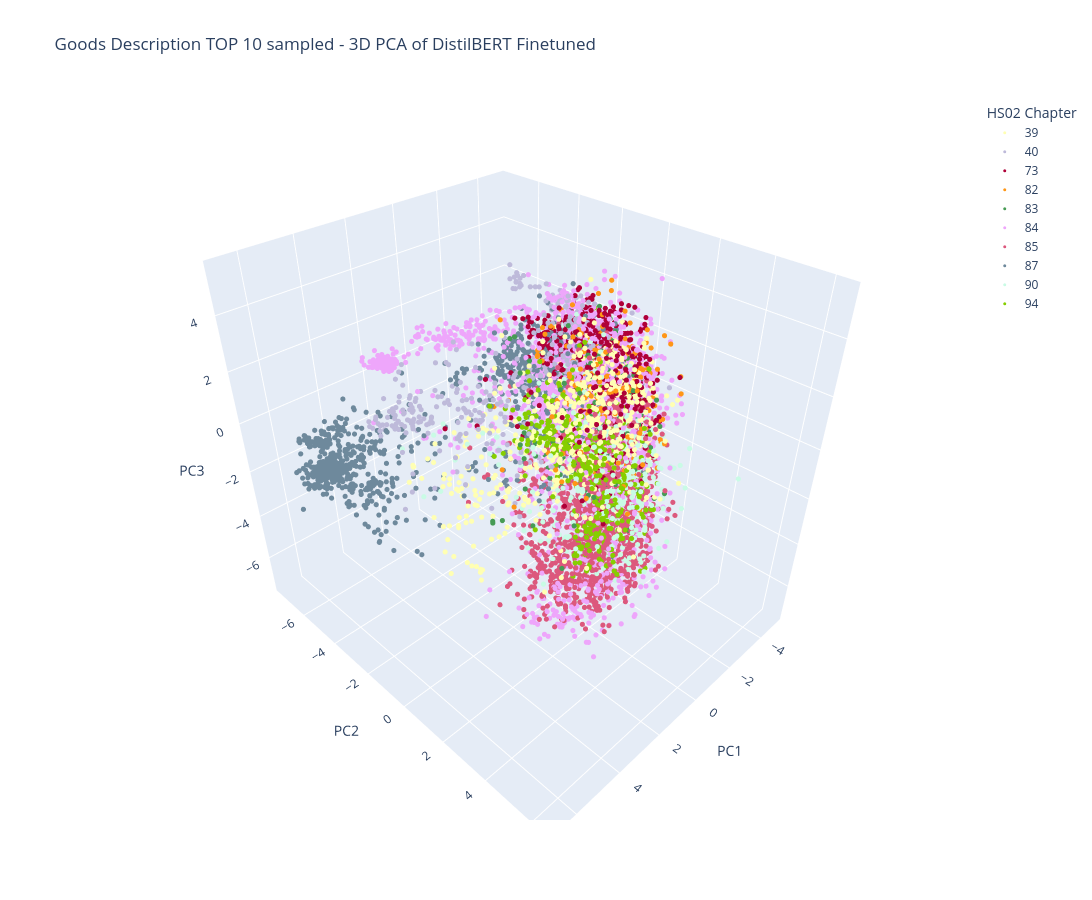

Source (notebook cell):
### Code cell
title = "Goods Description TOP 10 sampled - 3D PCA of DistilBERT Finetuned"
legend_title="HS02 Chapter"
html_output_file="emb_goods_desc_finetuned_pca_top10_3d.html"

topN_labels = hs02_freq.head(10).index.to_list()

fig_pca_3d, _, pca_desc_3d = pca_viz_embs(
    embeds_finetuned, labels_finetuned,
    n_componets=3,
    title=title,
    legend_title=legend_title,
    html_output_file=html_output_file,
    filter_labels=topN_labels,
    label2color=colors_all
)

fig_pca_3d.show()

### Figure 1 — Plotly figure (JSON) as saved in the notebook; plotly's stock layout.template omitted (floating-point values rounded to 4 significant figures; data arrays with more than 128 entries replaced by an {"elided": "..."} marker saying what was removed)
{"data": [{"hoverinfo": "text", "hovertext": {"elided": "622 str values"}, "marker": {"color": "rgb(255,255,179)", "size": 3}, "mode": "markers", "name": "39", "type": "scatter3d", "x": {"elided": "622 float values"}, "y": {"elided": "622 float values"}, "z": {"elided": "622 float values"}}, {"hoverinfo": "text", "hovertext": {"elided": "415 str values"}, "marker": {"color": "rgb(190,186,218)", "size": 3}, "mode": "markers", "name": "40", "type": "scatter3d", "x": {"elided": "415 float values"}, "y": {"elided": "415 float values"}, "z": {"elided": "415 float values"}}, {"hoverinfo": "text", "hovertext": {"elided": "808 str values"}, "marker": {"color": "#AF0038", "size": 3}, "mode": "markers", "name": "73", "type": "scatter3d", "x": {"elided": "808 float values"}, "y": {"elided": "808 float values"}, "z": {"elided": "808 float values"}}, {"hoverinfo": "text", "hovertext": {"elided": "430 str values"}, "marker": {"color": "#FF9616", "size": 3}, "mode": "markers", "name": "82", "type": "scatter3d", "x": {"elided": "430 float values"}, "y": {"elided": "430 float values"}, "z": {"elided": "430 float values"}}, {"hoverinfo": "text", "hovertext": {"elided": "226 str values"}, "marker": {"color": "#479B55", "size": 3}, "mode": "markers", "name": "83", "type": "scatter3d", "x": {"elided": "226 float values"}, "y": {"elided": "226 float values"}, "z": {"elided": "226 float values"}}, {"hoverinfo": "text", "hovertext": {"elided": "2839 str values"}, "marker": {"color": "#EEA6FB", "size": 3}, "mode": "markers", "name": "84", "type": "scatter3d", "x": {"elided": "2839 float values"}, "y": {"elided": "2839 float values"}, "z": {"elided": "2839 float values"}}, {"hoverinfo": "text", "hovertext": {"elided": "1627 str values"}, "marker": {"color": "#DC587D", "size": 3}, "mode": "markers", "name": "85", "type": "scatter3d", "x": {"elided": "1627 float values"}, "y": {"elided": "1627 float values"}, "z": {"elided": "1627 float values"}}, {"hoverinfo": "text", "hovertext": {"elided": "1372 str values"}, "marker": {"color": "#6E899C", "size": 3}, "mode": "markers", "name": "87", "type": "scatter3d", "x": {"elided": "1372 float values"}, "y": {"elided": "1372 float values"}, "z": {"elided": "1372 float values"}}, {"hoverinfo": "text", "hovertext": {"elided": "616 str values"}, "marker": {"color": "#C9FBE5", "size": 3}, "mode": "markers", "name": "90", "type": "scatter3d", "x": {"elided": "616 float values"}, "y": {"elided": "616 float values"}, "z": {"elided": "616 float values"}}, {"hoverinfo": "text", "hovertext": {"elided": "423 str values"}, "marker": {"color": "#86CE00", "size": 3}, "mode": "markers", "name": "94", "type": "scatter3d", "x": {"elided": "423 float values"}, "y": {"elided": "423 float values"}, "z": {"elided": "423 float values"}}], "layout": {"height": 900, "legend": {"title": {"text": "HS02 Chapter"}}, "scene": {"xaxis": {"title": {"text": "PC1"}}, "yaxis": {"title": {"text": "PC2"}}, "zaxis": {"title": {"text": "PC3"}}}, "title": {"text": "Goods Description TOP 10 sampled - 3D PCA of DistilBERT Finetuned"}, "width": 1200}}
